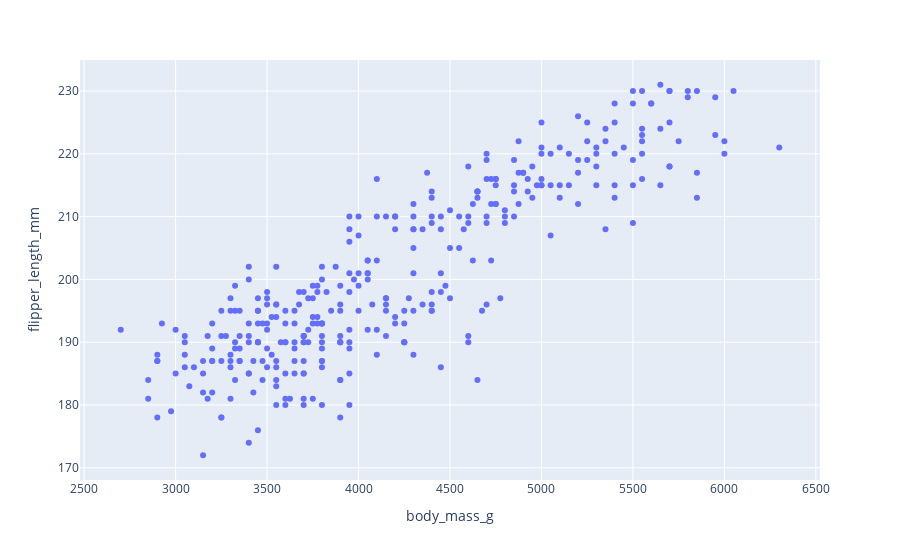

This figure's notebook cell:
### Code cell
scatterplot ('body_mass_g','flipper_length_mm')

### Figure 1 — Plotly figure (JSON) as saved in the notebook; plotly's stock layout.template omitted (floating-point values rounded to 4 significant figures; data arrays with more than 128 entries replaced by an {"elided": "..."} marker saying what was removed)
{"data": [{"hovertemplate": "body_mass_g=%{x}<br>flipper_length_mm=%{y}<extra></extra>", "legendgroup": "", "marker": {"color": "#636efa", "symbol": "circle"}, "mode": "markers", "name": "", "orientation": "v", "showlegend": false, "type": "scatter", "x": {"elided": "344 int values"}, "xaxis": "x", "y": {"elided": "344 int values"}, "yaxis": "y"}], "layout": {"legend": {"tracegroupgap": 0}, "margin": {"t": 60}, "xaxis": {"anchor": "y", "domain": [0, 1], "title": {"text": "body_mass_g"}}, "yaxis": {"anchor": "x", "domain": [0, 1], "title": {"text": "flipper_length_mm"}}}}
